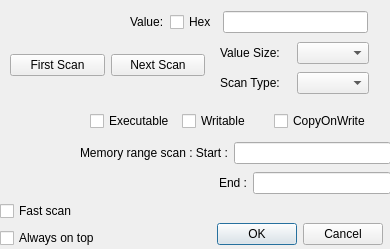
<?xml version="1.0" encoding="UTF-8"?>
<ui version="4.0">
 <class>Dialog</class>
 <widget class="QDialog" name="Dialog">
  <property name="geometry">
   <rect>
    <x>0</x>
    <y>0</y>
    <width>390</width>
    <height>249</height>
   </rect>
  </property>
  <property name="windowTitle">
   <string>Dialog</string>
  </property>
  <widget class="QDialogButtonBox" name="buttonBox">
   <property name="geometry">
    <rect>
     <x>190</x>
     <y>220</y>
     <width>193</width>
     <height>28</height>
    </rect>
   </property>
   <property name="standardButtons">
    <set>QDialogButtonBox::Cancel|QDialogButtonBox::Ok</set>
   </property>
  </widget>
  <widget class="QWidget" name="">
   <property name="geometry">
    <rect>
     <x>130</x>
     <y>10</y>
     <width>238</width>
     <height>24</height>
    </rect>
   </property>
   <layout class="QHBoxLayout" name="horizontalLayout">
    <item>
     <widget class="QLabel" name="label">
      <property name="text">
       <string>Value:</string>
      </property>
     </widget>
    </item>
    <item>
     <widget class="QCheckBox" name="checkBox">
      <property name="text">
       <string>Hex</string>
      </property>
     </widget>
    </item>
    <item>
     <widget class="QLineEdit" name="lineEdit"/>
    </item>
   </layout>
  </widget>
  <widget class="QWidget" name="">
   <property name="geometry">
    <rect>
     <x>220</x>
     <y>40</y>
     <width>149</width>
     <height>57</height>
    </rect>
   </property>
   <layout class="QVBoxLayout" name="verticalLayout">
    <item>
     <layout class="QHBoxLayout" name="horizontalLayout_3">
      <item>
       <widget class="QLabel" name="label_2">
        <property name="text">
         <string>Value Size:</string>
        </property>
       </widget>
      </item>
      <item>
       <widget class="QComboBox" name="comboBox_2"/>
      </item>
     </layout>
    </item>
    <item>
     <layout class="QHBoxLayout" name="horizontalLayout_2">
      <item>
       <widget class="QLabel" name="label_3">
        <property name="text">
         <string>Scan Type:</string>
        </property>
       </widget>
      </item>
      <item>
       <widget class="QComboBox" name="comboBox"/>
      </item>
     </layout>
    </item>
   </layout>
  </widget>
  <widget class="QWidget" name="">
   <property name="geometry">
    <rect>
     <x>90</x>
     <y>110</y>
     <width>281</width>
     <height>22</height>
    </rect>
   </property>
   <layout class="QHBoxLayout" name="horizontalLayout_4">
    <item>
     <widget class="QCheckBox" name="checkBox_2">
      <property name="text">
       <string>Executable</string>
      </property>
     </widget>
    </item>
    <item>
     <widget class="QCheckBox" name="checkBox_3">
      <property name="text">
       <string>Writable</string>
      </property>
     </widget>
    </item>
    <item>
     <widget class="QCheckBox" name="checkBox_4">
      <property name="text">
       <string>CopyOnWrite</string>
      </property>
     </widget>
    </item>
   </layout>
  </widget>
  <widget class="QWidget" name="">
   <property name="geometry">
    <rect>
     <x>0</x>
     <y>200</y>
     <width>109</width>
     <height>49</height>
    </rect>
   </property>
   <layout class="QVBoxLayout" name="verticalLayout_2">
    <item>
     <widget class="QCheckBox" name="checkBox_5">
      <property name="text">
       <string>Fast scan</string>
      </property>
     </widget>
    </item>
    <item>
     <widget class="QCheckBox" name="checkBox_6">
      <property name="text">
       <string>Always on top</string>
      </property>
     </widget>
    </item>
   </layout>
  </widget>
  <widget class="QWidget" name="">
   <property name="geometry">
    <rect>
     <x>80</x>
     <y>140</y>
     <width>311</width>
     <height>57</height>
    </rect>
   </property>
   <layout class="QVBoxLayout" name="verticalLayout_3">
    <item>
     <layout class="QHBoxLayout" name="horizontalLayout_5">
      <item>
       <widget class="QLabel" name="label_4">
        <property name="text">
         <string>Memory range scan : Start :</string>
        </property>
       </widget>
      </item>
      <item>
       <widget class="QLineEdit" name="lineEdit_2"/>
      </item>
     </layout>
    </item>
    <item>
     <layout class="QHBoxLayout" name="horizontalLayout_6">
      <item>
       <spacer name="horizontalSpacer">
        <property name="orientation">
         <enum>Qt::Horizontal</enum>
        </property>
        <property name="sizeHint" stdset="0">
         <size>
          <width>40</width>
          <height>20</height>
         </size>
        </property>
       </spacer>
      </item>
      <item>
       <widget class="QLabel" name="label_5">
        <property name="text">
         <string>End :</string>
        </property>
       </widget>
      </item>
      <item>
       <widget class="QLineEdit" name="lineEdit_3"/>
      </item>
     </layout>
    </item>
   </layout>
  </widget>
  <widget class="QWidget" name="">
   <property name="geometry">
    <rect>
     <x>10</x>
     <y>50</y>
     <width>195</width>
     <height>30</height>
    </rect>
   </property>
   <layout class="QHBoxLayout" name="horizontalLayout_7">
    <item>
     <widget class="QPushButton" name="pushButton">
      <property name="text">
       <string>First Scan</string>
      </property>
     </widget>
    </item>
    <item>
     <widget class="QPushButton" name="pushButton_2">
      <property name="text">
       <string>Next Scan</string>
      </property>
     </widget>
    </item>
   </layout>
  </widget>
 </widget>
 <resources/>
 <connections/>
</ui>
